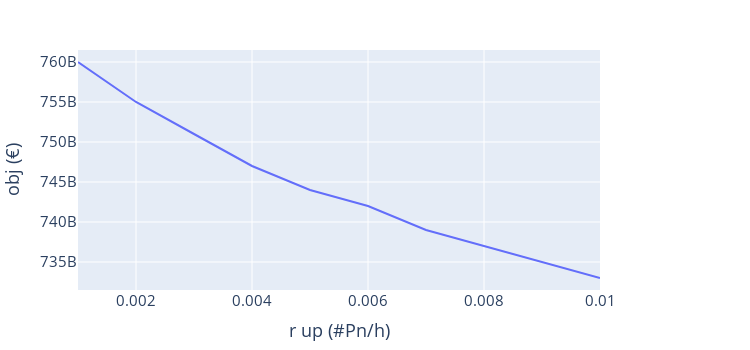
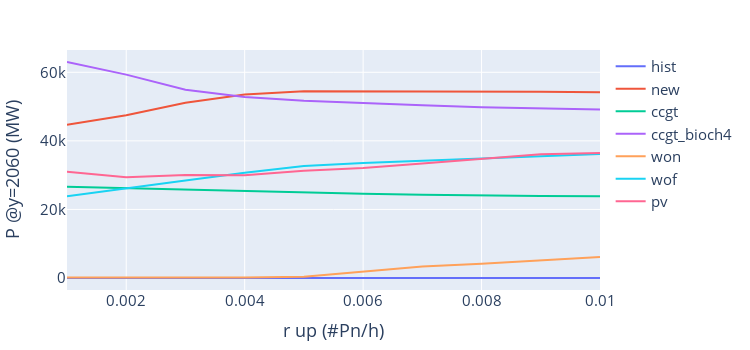
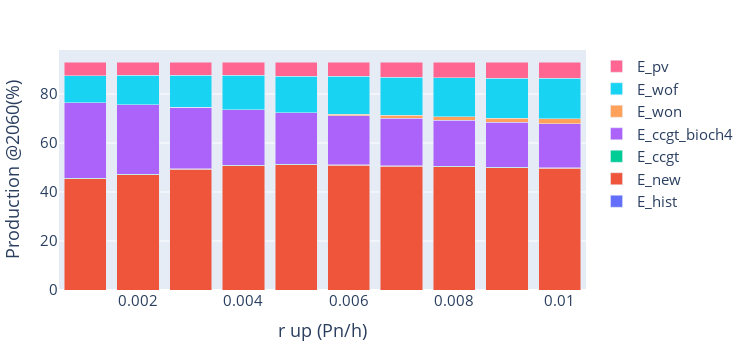

Source (notebook cell) for these figures, in order:
### Code cell
import numpy as np
import pandas as pd

import plotly.graph_objects as go
from plotly.subplots import make_subplots
import plotly.io as pio

df = pd.read_csv('out/out.dat')
df

fig = go.Figure()
fig.add_trace(go.Scatter(x = df['rup'] , y = df['obj'],line=dict(width=2.0),mode='lines',name='won'))
fig.update_layout(yaxis_title='obj (€)',xaxis_title="r up (#Pn/h)",width=750,height=350,margin=dict(l=50,r=150,b=30,t=50),font=dict(size=15))
fig.show()
print()
fig = go.Figure()
fig.add_trace(go.Scatter(x = df['rup'] , y = df['P_hist'],line=dict(width=2.0),mode='lines',name='hist'))
fig.add_trace(go.Scatter(x = df['rup'] , y = df['P_new'],line=dict(width=2.0),mode='lines',name='new'))
fig.add_trace(go.Scatter(x = df['rup'] , y = df['P_ccgt'],line=dict(width=2.0),mode='lines',name='ccgt'))
fig.add_trace(go.Scatter(x = df['rup'] , y = df['P_ccgt_bioch4'],line=dict(width=2.0),mode='lines',name='ccgt_bioch4'))
fig.add_trace(go.Scatter(x = df['rup'] , y = df['P_won'],line=dict(width=2.0),mode='lines',name='won'))
fig.add_trace(go.Scatter(x = df['rup'] , y = df['P_wof'],line=dict(width=2.0),mode='lines',name='wof'))
fig.add_trace(go.Scatter(x = df['rup'] , y = df['P_pv'],line=dict(width=2.0),mode='lines',name='pv'))
fig.update_layout(yaxis_title='P @y=2060 (MW)',xaxis_title="r up (#Pn/h)",width=750,height=350,margin=dict(l=50,r=150,b=30,t=50),font=dict(size=15))
fig.show()
print()
fig = go.Figure()
fig.add_trace(go.Bar(x=df['rup'], y = df['E_hist'], name='E_hist'))
fig.add_trace(go.Bar(x=df['rup'], y = df['E_new' ], name='E_new' ))
fig.add_trace(go.Bar(x=df['rup'], y = df['E_ccgt'], name='E_ccgt'))
fig.add_trace(go.Bar(x=df['rup'], y = df['E_ccgt_bioch4'], name='E_ccgt_bioch4'))
fig.add_trace(go.Bar(x=df['rup'], y = df['E_won' ], name='E_won' ))
fig.add_trace(go.Bar(x=df['rup'], y = df['E_wof' ], name='E_wof' ))
fig.add_trace(go.Bar(x=df['rup'], y = df['E_pv'  ], name='E_pv'  ))
fig.update_layout(yaxis_title='Production @2060(%)',xaxis_title='r up (Pn/h)',barmode='stack',
                  width=750,height=350,margin=dict(l=50, r=150, b=50, t=50),font=dict(size=15))
fig.show()

### Figure 1 — Plotly figure (JSON) as saved in the notebook; plotly's stock layout.template omitted (floating-point values rounded to 4 significant figures)
{"data": [{"line": {"width": 2}, "mode": "lines", "name": "won", "type": "scatter", "x": [0.001, 0.002, 0.003, 0.004, 0.005, 0.006, 0.007, 0.008, 0.009, 0.01], "y": [760000000000, 755000000000, 751000000000, 747000000000, 744000000000, 742000000000, 739000000000, 737000000000, 735000000000, 733000000000]}], "layout": {"font": {"size": 15}, "height": 350, "margin": {"b": 30, "l": 50, "r": 150, "t": 50}, "width": 750, "xaxis": {"autorange": true, "range": [0.001, 0.01], "title": {"text": "r up (#Pn/h)"}, "type": "linear"}, "yaxis": {"autorange": true, "range": [731500000000, 761500000000], "title": {"text": "obj (€)"}, "type": "linear"}}}

### Figure 2 — Plotly figure (JSON) as saved in the notebook; plotly's stock layout.template omitted (floating-point values rounded to 4 significant figures)
{"data": [{"line": {"width": 2}, "mode": "lines", "name": "hist", "type": "scatter", "x": [0.001, 0.002, 0.003, 0.004, 0.005, 0.006, 0.007, 0.008, 0.009, 0.01], "y": [0, 0, 0, 0, 0, 0, 0, 0, 0, 0]}, {"line": {"width": 2}, "mode": "lines", "name": "new", "type": "scatter", "x": [0.001, 0.002, 0.003, 0.004, 0.005, 0.006, 0.007, 0.008, 0.009, 0.01], "y": [44670.0, 47460.0, 51120.0, 53540.0, 54450, 54450, 54450, 54450.0, 54300.0, 54150.0]}, {"line": {"width": 2}, "mode": "lines", "name": "ccgt", "type": "scatter", "visible": true, "x": [0.001, 0.002, 0.003, 0.004, 0.005, 0.006, 0.007, 0.008, 0.009, 0.01], "y": [26600.0, 26170.0, 25760.0, 25290.0, 24960.0, 24590.0, 24270.0, 24020.0, 23920.0, 23860.0]}, {"line": {"width": 2}, "mode": "lines", "name": "ccgt_bioch4", "type": "scatter", "x": [0.001, 0.002, 0.003, 0.004, 0.005, 0.006, 0.007, 0.008, 0.009, 0.01], "y": [63000.0, 59320.0, 54930.0, 52820.0, 51730.0, 51000, 50350.0, 49830.0, 49430.0, 49170.0]}, {"line": {"width": 2}, "mode": "lines", "name": "won", "type": "scatter", "x": [0.001, 0.002, 0.003, 0.004, 0.005, 0.006, 0.007, 0.008, 0.009, 0.01], "y": [153, 153, 153, 153, 383.9, 1906.0, 3328.0, 4153, 5014.0, 6090.0]}, {"line": {"width": 2}, "mode": "lines", "name": "wof", "type": "scatter", "x": [0.001, 0.002, 0.003, 0.004, 0.005, 0.006, 0.007, 0.008, 0.009, 0.01], "y": [23840.0, 26240.0, 28470.0, 30680.0, 32660.0, 33570.0, 34230.0, 34960.0, 35660.0, 36130.0]}, {"line": {"width": 2}, "mode": "lines", "name": "pv", "type": "scatter", "x": [0.001, 0.002, 0.003, 0.004, 0.005, 0.006, 0.007, 0.008, 0.009, 0.01], "y": [30970.0, 29380.0, 30030.0, 29970.0, 31250.0, 32110.0, 33420.0, 34830.0, 36090.0, 36470.0]}], "layout": {"font": {"size": 15}, "height": 350, "margin": {"b": 30, "l": 50, "r": 150, "t": 50}, "width": 750, "xaxis": {"autorange": true, "range": [0.001, 0.01], "title": {"text": "r up (#Pn/h)"}, "type": "linear"}, "yaxis": {"autorange": true, "range": [-3500.0, 66500.0], "title": {"text": "P @y=2060 (MW)"}, "type": "linear"}}}

### Figure 3 — Plotly figure (JSON) as saved in the notebook; plotly's stock layout.template omitted (floating-point values rounded to 4 significant figures)
{"data": [{"name": "E_hist", "type": "bar", "x": [0.001, 0.002, 0.003, 0.004, 0.005, 0.006, 0.007, 0.008, 0.009, 0.01], "y": [0, 0, 0, 0, 0, 0, 0, 0, 0, 0]}, {"name": "E_new", "type": "bar", "x": [0.001, 0.002, 0.003, 0.004, 0.005, 0.006, 0.007, 0.008, 0.009, 0.01], "y": [45.33, 47.12, 49.28, 50.76, 51.11, 50.88, 50.6, 50.35, 49.99, 49.74]}, {"name": "E_ccgt", "type": "bar", "x": [0.001, 0.002, 0.003, 0.004, 0.005, 0.006, 0.007, 0.008, 0.009, 0.01], "y": [0.1965, 0.2106, 0.2169, 0.1883, 0.1751, 0.1743, 0.1733, 0.1744, 0.1767, 0.1752]}, {"name": "E_ccgt_bioch4", "type": "bar", "x": [0.001, 0.002, 0.003, 0.004, 0.005, 0.006, 0.007, 0.008, 0.009, 0.01], "y": [30.87, 28.26, 24.99, 22.53, 20.97, 20.12, 19.41, 18.81, 18.35, 17.98]}, {"name": "E_won", "type": "bar", "x": [0.001, 0.002, 0.003, 0.004, 0.005, 0.006, 0.007, 0.008, 0.009, 0.01], "y": [0.05042, 0.05042, 0.05042, 0.05042, 0.1265, 0.628, 1.097, 1.368, 1.652, 2.007]}, {"name": "E_wof", "type": "bar", "x": [0.001, 0.002, 0.003, 0.004, 0.005, 0.006, 0.007, 0.008, 0.009, 0.01], "y": [10.9, 11.99, 13.01, 14.02, 14.93, 15.34, 15.64, 15.98, 16.3, 16.51]}, {"name": "E_pv", "type": "bar", "x": [0.001, 0.002, 0.003, 0.004, 0.005, 0.006, 0.007, 0.008, 0.009, 0.01], "y": [5.631, 5.342, 5.461, 5.449, 5.682, 5.839, 6.077, 6.333, 6.563, 6.631]}], "layout": {"barmode": "stack", "font": {"size": 15}, "height": 350, "margin": {"b": 50, "l": 50, "r": 150, "t": 50}, "width": 750, "xaxis": {"autorange": true, "range": [0.0005, 0.0105], "title": {"text": "r up (Pn/h)"}, "type": "linear"}, "yaxis": {"autorange": true, "range": [0, 97.95], "title": {"text": "Production @2060(%)"}, "type": "linear"}}}
